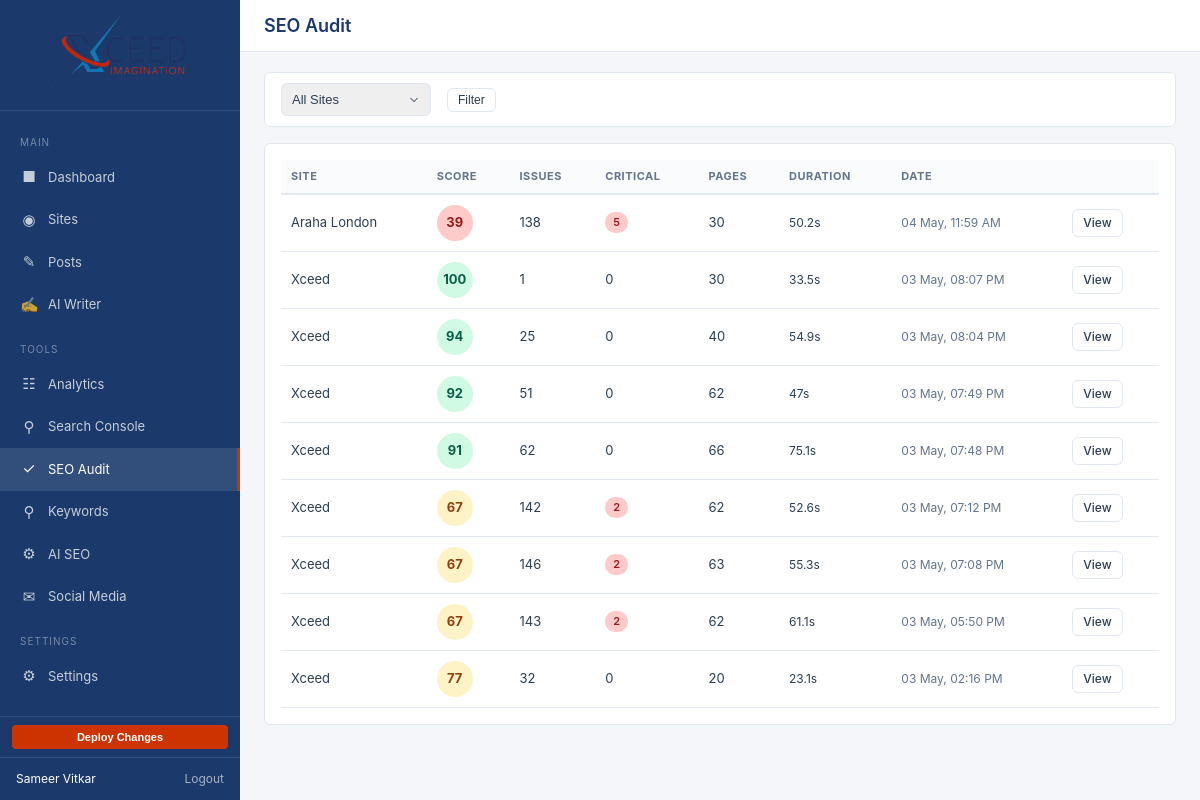
Page /dashboard/seo-audit.php (signed in) on the committed database.
### tables this page shows
CREATE TABLE `seo_audits` (
  `id` int(10) unsigned NOT NULL AUTO_INCREMENT,
  `site_id` int(10) unsigned NOT NULL,
  `score` tinyint(3) unsigned NOT NULL DEFAULT 0 COMMENT '0-100 health score',
  `total_issues` smallint(5) unsigned NOT NULL DEFAULT 0,
  `critical` smallint(5) unsigned NOT NULL DEFAULT 0,
  `warnings` smallint(5) unsigned NOT NULL DEFAULT 0,
  `passed` smallint(5) unsigned NOT NULL DEFAULT 0,
  `pages_crawled` smallint(5) unsigned NOT NULL DEFAULT 0,
  `duration_ms` int(10) unsigned DEFAULT NULL,
  `run_at` datetime NOT NULL DEFAULT current_timestamp(),
  PRIMARY KEY (`id`),
  KEY `idx_audits_site` (`site_id`),
  KEY `idx_audits_run` (`run_at`),
  CONSTRAINT `fk_audits_site` FOREIGN KEY (`site_id`) REFERENCES `sites` (`id`) ON DELETE CASCADE
);

CREATE TABLE `sites` (
  `id` int(10) unsigned NOT NULL AUTO_INCREMENT,
  `user_id` int(10) unsigned NOT NULL,
  `team_id` int(10) unsigned DEFAULT NULL,
  `name` varchar(255) NOT NULL,
  `domain` varchar(255) NOT NULL,
  `platform` varchar(50) DEFAULT NULL COMMENT 'wordpress, shopify, opencart, custom',
  `brand_colors` longtext DEFAULT NULL CHECK (json_valid(`brand_colors`)),
  `brand_fonts` longtext DEFAULT NULL CHECK (json_valid(`brand_fonts`)),
  `brand_tone` text DEFAULT NULL,
  `topics` longtext DEFAULT NULL CHECK (json_valid(`topics`)),
  `keywords` longtext DEFAULT NULL CHECK (json_valid(`keywords`)),
  `agent_mode` enum('auto','manual') NOT NULL DEFAULT 'manual',
  `blog_path` varchar(100) NOT NULL DEFAULT '/blog',
  `rss_feeds` longtext DEFAULT NULL CHECK (json_valid(`rss_feeds`)),
  `cms_url` varchar(500) DEFAULT NULL,
  `cms_api_key` varchar(255) DEFAULT NULL,
  `server_type` varchar(20) DEFAULT 'api_only',
  `server_host` varchar(255) DEFAULT NULL,
  `server_user` varchar(255) DEFAULT NULL,
  `server_pass` varchar(255) DEFAULT NULL,
  `server_path` varchar(500) DEFAULT NULL,
  `git_repo` varchar(500) DEFAULT NULL,
  `hosting_panel` varchar(50) DEFAULT NULL,
  `is_active` tinyint(1) NOT NULL DEFAULT 1,
  `scanned_at` datetime DEFAULT NULL,
  `created_at` datetime NOT NULL DEFAULT current_timestamp(),
  `updated_at` datetime NOT NULL DEFAULT current_timestamp() ON UPDATE current_timestamp(),
  PRIMARY KEY (`id`),
  KEY `idx_sites_user` (`user_id`),
  KEY `idx_sites_domain` (`domain`),
  CONSTRAINT `fk_sites_user` FOREIGN KEY (`user_id`) REFERENCES `users` (`id`) ON DELETE CASCADE
);

### public/dashboard/seo-audit.php (the view, shortened to what the rows shown need)
<?php
require_once __DIR__ . '/../../includes/helpers.php';
$db = require __DIR__ . '/../../includes/db.php';
$user_id = auth_user_id();
$audit_id = $_GET['audit'] ?? '';
if ($audit_id):
    $stmt = $db->prepare('SELECT a.*, s.domain, s.name as site_name FROM seo_audits a JOIN sites s ON a.site_id = s.id WHERE a.id = ? AND s.user_id = ?');
    $stmt->execute([(int)$audit_id, $user_id]);
    $audit = $stmt->fetch();
    if (!$audit):
        echo '<div class="alert alert-error">Audit not found.</div>';
    else:
        $stmt = $db->prepare('SELECT * FROM seo_issues WHERE audit_id = ? AND status NOT IN ("resolved", "ignored") ORDER BY FIELD(severity, "critical", "warning", "info"), type');
        $stmt->execute([$audit['id']]);
        $issues = $stmt->fetchAll();
        $open_count = count(array_filter($issues, fn($i) => $i['status'] === 'open'));
        $fixed_count = count(array_filter($issues, fn($i) => $i['status'] === 'fix_applied' || $i['status'] === 'fix_proposed'));
        $live_critical = count(array_filter($issues, fn($i) => $i['severity'] === 'critical' && $i['status'] === 'open'));
        $live_warnings = count(array_filter($issues, fn($i) => $i['severity'] === 'warning' && $i['status'] === 'open'));
        $score_class = 'score-bad';
        if ($audit['score'] >= 80) $score_class = 'score-good';
        elseif ($audit['score'] >= 50) $score_class = 'score-ok';
?>
    <div class="flex justify-between items-center mb-4">
        <div class="flex items-center gap-4">
            <span class="score-circle <?= $score_class ?>" style="width:56px;height:56px;font-size:20px;"><?= $audit['score'] ?></span>
            <div>
                <div style="font-weight: 600;"><?= e($audit['site_name']) ?></div>
                <div class="text-sm text-muted"><?= format_date($audit['run_at']) ?> &bull; <?= $audit['pages_crawled'] ?> pages crawled &bull; <?= round($audit['duration_ms'] / 1000, 1) ?>s</div>
            </div>
        </div>
        <div class="flex gap-2">
            <button onclick="fixAll(<?= $audit['id'] ?>)" class="btn btn-accent btn-sm" id="fix-all-btn">🤖 Fix All Issues</button>
            <a href="<?= url('/dashboard/seo-audit.php?site=' . $audit['site_id']) ?>" class="btn btn-outline btn-sm">All Audits</a>
        </div>
    </div>
    <div id="fix-progress" style="display:none;margin-bottom:14px;">
        <div class="card" style="padding:14px 16px;border-color:#10b981;">
            <div class="flex justify-between items-center mb-2">
                <strong id="fix-status-text">🤖 Fixing issues...</strong>
                <span id="fix-counter" class="text-sm text-muted">0 / 0</span>
            </div>
            <div style="height:8px;background:#e5e7eb;border-radius:4px;overflow:hidden;">
                <div id="fix-bar" style="height:100%;width:0%;background:#10b981;border-radius:4px;transition:width 0.3s;"></div>
            </div>
            <div id="fix-log" class="mt-2 text-sm" style="max-height:200px;overflow-y:auto;font-family:monospace;font-size:11px;color:#666;"></div>
        </div>
    </div>
    <div class="stats-grid">
        <div class="stat-card">
            <div class="stat-label">Open Issues</div>
            <div class="stat-value"><?= $open_count ?></div>
            <?php if ($fixed_count > 0): ?><div class="stat-sub" style="color:var(--success);"><?= $fixed_count ?> fixed</div><?php endif; ?>
        </div>
        <div class="stat-card">
            <div class="stat-label">Critical</div>
            <div class="stat-value" style="color: <?= $live_critical > 0 ? 'var(--danger)' : 'var(--success)' ?>;"><?= $live_critical ?></div>
        </div>
        <div class="stat-card">
            <div class="stat-label">Warnings</div>
            <div class="stat-value" style="color: <?= $live_warnings > 0 ? 'var(--warning)' : 'var(--success)' ?>;"><?= $live_warnings ?></div>
        </div>
        <div class="stat-card">
            <div class="stat-label">Passed</div>
            <div class="stat-value" style="color: var(--success);"><?= $audit['passed'] ?></div>
        </div>
    </div>
    <div class="card">
        <div class="card-header">Issues (<?= count($issues) ?>)</div>
        <?php if (empty($issues)): ?>
            <p class="text-muted text-sm" style="padding: 16px;">No issues found. Great job!</p>
        <?php else: ?>
            <table>
                <thead>
                    <tr>
                        <th>Severity</th>
                        <th>Type</th>
                        <th>URL</th>
                        <th>Description</th>
                        <th>Fix</th>
                        <th>Status</th>
                    </tr>
                </thead>
                <tbody>
                    <?php foreach ($issues as $issue): ?>
                    <tr>
                        <td><span class="badge badge-<?= $issue['severity'] ?>"><?= $issue['severity'] ?></span></td>
                        <td class="text-sm"><?= e(str_replace('_', ' ', $issue['type'])) ?></td>
                        <td class="text-sm" style="max-width: 200px; overflow: hidden; text-overflow: ellipsis; white-space: nowrap;">
                            <a href="<?= e($issue['url']) ?>" target="_blank" title="<?= e($issue['url']) ?>" style="color: var(--primary);">
                                <?= e(truncate($issue['url'], 40)) ?>
                            </a>
                        </td>
                        <td class="text-sm"><?= e($issue['description']) ?></td>
                        <td class="text-sm text-muted">
                            <?php if ($issue['status'] === 'fix_proposed' && $issue['suggested_fix']): ?>
                                <details><summary style="cursor:pointer;color:var(--primary);">View fix</summary><pre style="white-space:pre-wrap;font-size:11px;background:#f8f9fa;padding:8px;border-radius:4px;margin-top:4px;max-width:300px;"><?= e($issue['suggested_fix']) ?></pre></details>
                            <?php else: ?>
                                <?= e(truncate($issue['suggested_fix'] ?? '', 60)) ?>
                            <?php endif; ?>
                        </td>
                        <td>
                            <?php if ($issue['status'] === 'open'): ?>
                                <button onclick="fixIssue(<?= $issue['id'] ?>, this)" class="btn btn-accent btn-sm">Fix</button>
                            <?php else: ?>
                                <span class="badge badge-<?= $issue['status'] === 'resolved' ? 'approved' : ($issue['status'] === 'fix_proposed' ? 'published' : ($issue['status'] === 'ignored' ? 'draft' : 'warning')) ?>"><?= $issue['status'] ?></span>
                            <?php endif; ?>
                        </td>
                    </tr>
                    <?php endforeach; ?>
                </tbody>
            </table>
        <?php endif; ?>
    </div>
    <script>
    const API = '<?= url('/api/fix-issue.php') ?>';
    const AUTO_FIX_API = '<?= url('/api/auto-fix-all.php') ?>';
    async function fixIssue(id, btn) {
        btn.disabled = true;
        btn.textContent = 'Fixing...';
        try {
            const res = await fetch(API, {
                method: 'POST',
                headers: {'Content-Type': 'application/json'},
                body: JSON.stringify({issue_id: id})
            });
            const data = await res.json();
            if (data.success) {
                btn.outerHTML = '<span class="badge badge-approved" style="font-size:11px;">✓ Fixed</span>';
            } else {
                btn.textContent = 'Error';
            }
        } catch(e) {
            btn.textContent = 'Error';
        }
    }
    async function fixAll(auditId) {
        const btn = document.getElementById('fix-all-btn');
        btn.disabled = true;
        btn.textContent = '🤖 Fixing...';
        const progress = document.getElementById('fix-progress');
        const statusText = document.getElementById('fix-status-text');
        const counter = document.getElementById('fix-counter');
        const bar = document.getElementById('fix-bar');
        const log = document.getElementById('fix-log');
        progress.style.display = 'block';
        let totalFixed = 0, totalSkipped = 0, totalIssues = 0, offset = 0;
        const batchSize = 10;
        let allApplied = [], allDeployed = [];
        let hasMore = true;
        statusText.textContent = '🤖 Starting auto-fixer...';
        log.innerHTML = '<div>Connecting to AI engine...</div>';
        while (hasMore) {
            try {
                const res = await fetch(AUTO_FIX_API, {
                    method: 'POST',
                    headers: {'Content-Type': 'application/json'},
                    body: JSON.stringify({site_id: <?= $audit['site_id'] ?>, batch_size: batchSize, offset: offset})
                });
                const data = await res.json();
                if (!data.success) {
                    log.innerHTML += '<div style="color:#ef4444;">⚠ Batch error: ' + (data.error || 'Unknown') + '</div>';
                    break;
                }
                totalFixed += data.fixed;
                totalSkipped += data.skipped;
                totalIssues = data.total_issues;
                hasMore = data.has_more;
                offset = data.next_offset || offset + batchSize;
                if (data.applied) allApplied = allApplied.concat(data.applied);
                if (data.deployed) allDeployed = allDeployed.concat(data.deployed);
                // Update progress
                const processed = Math.min(offset, totalIssues);
                const pct = totalIssues > 0 ? Math.round((processed / totalIssues) * 100) : 100;
                bar.style.width = pct + '%';
                counter.textContent = processed + ' / ' + totalIssues;
                statusText.textContent = '🤖 Fixing... ' + totalFixed + ' fixed, ' + totalSkipped + ' skipped';
                // Log this batch
                data.applied && data.applied.forEach(function(a) {
                    log.innerHTML += '<div style="color:#10b981;">✓ ' + a + '</div>';
                });
                data.deployed && data.deployed.forEach(function(d) {
                    log.innerHTML += '<div style="color:#3b82f6;">📦 ' + d + '</div>';
                });
                log.scrollTop = log.scrollHeight;
            } catch(e) {
                log.innerHTML += '<div style="color:#ef4444;">⚠ Network error. Retrying...</div>';
                await new Promise(r => setTimeout(r, 2000));
                // Don't increment offset — retry same batch
                continue;
            }
        }
        // Done!
        bar.style.width = '100%';
        statusText.textContent = '✅ Done! Fixed ' + totalFixed + ' of ' + totalIssues + ' issues. ' + totalSkipped + ' skipped.';
        btn.textContent = '✅ All Done';
        btn.style.background = '#10b981';
        // Update all Fix buttons
        document.querySelectorAll('button[onclick^="fixIssue"]').forEach(function(b) {
            b.outerHTML = '<span class="badge badge-approved" style="font-size:11px;">✓ Fixed</span>';
        });
        log.innerHTML += '<div style="margin-top:10px;font-weight:bold;color:#10b981;">Complete! ' + totalFixed + ' fixed, ' + totalSkipped + ' skipped. Refresh to see updated statuses.</div>';
    }
    </script>
    <?php endif; ?>
<?php else:
    $where = ['s.user_id = ?'];
    $params = [$user_id];
    $where_sql = implode(' AND ', $where);
    $stmt = $db->prepare("SELECT a.*, s.domain, s.name as site_name FROM seo_audits a JOIN sites s ON a.site_id = s.id WHERE {$where_sql} ORDER BY a.run_at DESC LIMIT 50");
    $stmt->execute($params);
    $audits = $stmt->fetchAll();
?>
    <div class="card">
        <?php if (empty($audits)): ?>
            <p class="text-muted text-sm" style="padding: 20px; text-align: center;">No audits yet. Run: <code>php agent/seo-auditor.php --site=ID</code></p>
        <?php else: ?>
            <table>
                <thead>
                    <tr>
                        <th>Site</th>
                        <th>Score</th>
                        <th>Issues</th>
                        <th>Critical</th>
                        <th>Pages</th>
                        <th>Duration</th>
                        <th>Date</th>
                        <th></th>
                    </tr>
                </thead>
                <tbody>
                    <?php foreach ($audits as $a): ?>
                    <?php
                        $sc = 'score-bad';
                        if ($a['score'] >= 80) $sc = 'score-good';
                        elseif ($a['score'] >= 50) $sc = 'score-ok';
                    ?>
                    <tr>
                        <td><?= e($a['site_name']) ?></td>
                        <td><span class="score-circle <?= $sc ?>" style="width:36px;height:36px;font-size:13px;"><?= $a['score'] ?></span></td>
                        <td><?= $a['total_issues'] ?></td>
                        <td><?= $a['critical'] > 0 ? '<span class="badge badge-critical">' . $a['critical'] . '</span>' : '0' ?></td>
                        <td><?= $a['pages_crawled'] ?></td>
                        <td class="text-sm"><?= round($a['duration_ms'] / 1000, 1) ?>s</td>
                        <td class="text-sm text-muted"><?= format_date($a['run_at'], 'd M, h:i A') ?></td>
                        <td><a href="<?= url('/dashboard/seo-audit.php?audit=' . $a['id']) ?>" class="btn btn-outline btn-sm">View</a></td>
                    </tr>
                    <?php endforeach; ?>
                </tbody>
            </table>
        <?php endif; ?>
    </div>
<?php endif; ?>
<?php
require __DIR__ . '/../../templates/dashboard/layout.php';

### rows in the picture
seo_audits: site.name "Araha London", score "39", total_issues "138", critical "5", pages_crawled "30", $a['duration_ms']/1000 "50.2", run_at "04 May, 11:59 AM"
seo_audits: site.name "Xceed", score "100", total_issues "1", critical "0", pages_crawled "30", $a['duration_ms']/1000 "33.5", run_at "03 May, 08:07 PM"
seo_audits: site.name "Xceed", score "94", total_issues "25", critical "0", pages_crawled "40", $a['duration_ms']/1000 "54.9", run_at "03 May, 08:04 PM"
seo_audits: site.name "Xceed", score "92", total_issues "51", critical "0", pages_crawled "62", $a['duration_ms']/1000 "47", run_at "03 May, 07:49 PM"
seo_audits: site.name "Xceed", score "91", total_issues "62", critical "0", pages_crawled "66", $a['duration_ms']/1000 "75.1", run_at "03 May, 07:48 PM"
seo_audits: site.name "Xceed", score "67", total_issues "142", critical "2", pages_crawled "62", $a['duration_ms']/1000 "52.6", run_at "03 May, 07:12 PM"
seo_audits: site.name "Xceed", score "67", total_issues "146", critical "2", pages_crawled "63", $a['duration_ms']/1000 "55.3", run_at "03 May, 07:08 PM"
seo_audits: site.name "Xceed", score "67", total_issues "143", critical "2", pages_crawled "62", $a['duration_ms']/1000 "61.1", run_at "03 May, 05:50 PM"
seo_audits: site.name "Xceed", score "77", total_issues "32", critical "0", pages_crawled "20", $a['duration_ms']/1000 "23.1", run_at "03 May, 02:16 PM"

### other values in the picture
$user['name'] "Sameer Vitkar"
$page_title "SEO Audit"
